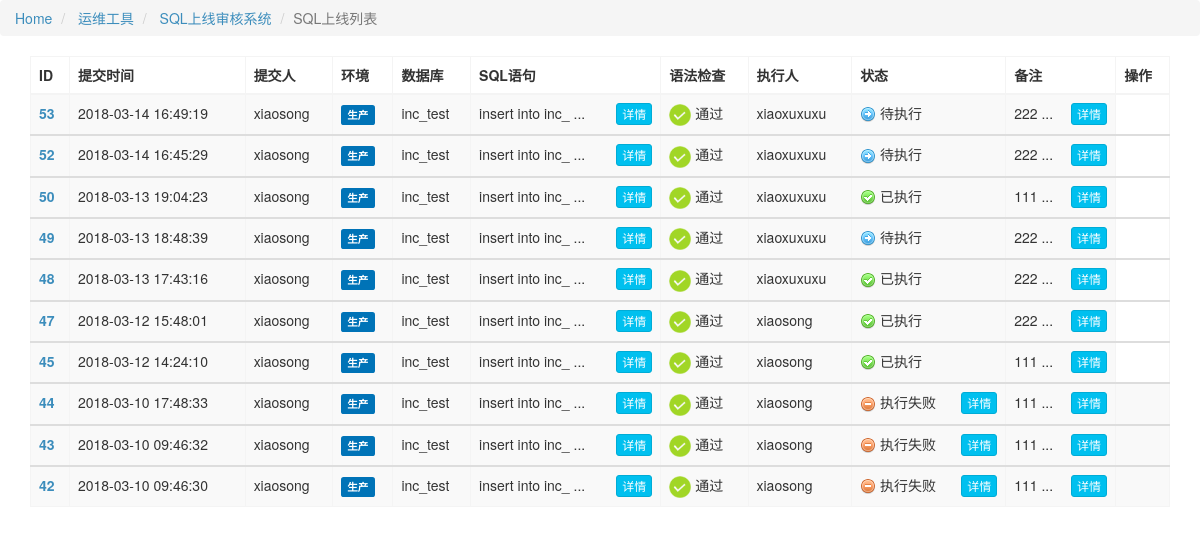
/sqlmng/inception_result/ (signed in), run on the app's committed database.
### sqlmng/models.py (models this page shows, shortened)
class Basemodel(models.Model):
    name = models.CharField(max_length=32, verbose_name='名字')
    createtime = models.DateTimeField(auto_now_add=True, verbose_name='创建时间')
    updatetime = models.DateTimeField(auto_now=True, verbose_name='修改时间')
    note = models.TextField(default='', null=True, blank=True, verbose_name='备注')
    class Meta:
        abstract = True  # 抽象类
        ordering = ['-id']  # 按id倒排

class InceptSql(Basemodel):
    SQL_STATUS = (
                        (-3, u'已回滚'),
                        (-2, u'已暂停'),
                        (-1, u'待执行'),
                        (0, u'已执行'),
                        (1, u'已放弃'),
                        (2, u'执行失败'),
    )
    sqlusers = models.ManyToManyField(User)
    commiter = models.CharField(max_length=20)  # 提交人
    sqlcontent = models.TextField(blank=True, null=True)  # sql内容
    env = models.CharField(max_length=6)  # 环境
    dbname = models.CharField(max_length=50)  # 目标数据库
    treater = models.CharField(max_length=20)  # 执行人
    status = models.IntegerField(default=-1, choices=SQL_STATUS)  # sql的执行状态
    executerz = models.CharField(max_length=200)  # sql执行的结果
    exe_affected_rows = models.CharField(max_length=10)  # 执行影响的行数
    roll_affected_rows = models.CharField(max_length=10)  # 回滚影响的行数
    rollbackopid = models.TextField(blank=True, null=True)  # 回滚的id
    rollbackdb = models.CharField(max_length=100)  # 回滚数据库

### sqlmng/views.py (the view, shortened to what this page needs)
# urls.py: url(r'^inception_result/(?P<pk>\d+)?/?(?P<actiontype>\w+)?$', inception_result.as_view(), name='inception_result'),
class inception_result(ListView):
    template_name = 'sqlmng/inception_result.html'
    paginate_by = 10
    model = InceptSql
    dbmodel = dbconf
    context_object_name = 'res_data'
    def get_queryset(self):
        userobj = self.request.user
        if userobj.is_superuser:
            return userobj.inceptsql_set.all()
        role = userobj.userprofile.role
        if role == '1':  # 总监，返回他组内的所有人的sql
            qs = userobj.inceptsql_set.all()
            g = userobj.groups.first()
            for u in g.user_set.all():
                sqlret = u.inceptsql_set.all()
                qs = qs | sqlret
        else:  # 研发或经理
            qs = userobj.inceptsql_set.all()
        return qs

### templates/sqlmng/inception_result.html (shortened to what this page needs)
{% extends "base.html" %}
{% block content %}
{% include 'sqlmng/modal.html' %}
<link rel="stylesheet" href="/static/css/page.css" />
 <div class="breadcrumbs urltag" ckvalue="list">
    <ul class="breadcrumb">
        <li>
        <a href="#">Home</a>
        </li>
        <li>
        <a href="#">运维工具</a>
        </li>
        <li>
        <a href="#">SQL上线审核系统</a>
        </li>
        <li class="active">SQL上线列表</li>
    </ul>
 </div>
     <div class="page-content col-md-12">
          <div class="dataTables_scrollBod col-md-12">
              <table id="idctable" class="table table-striped table-bordered table-hover dataTable no-footer">
                  <thead>
                  <tr>
                      <th>ID</th>
                      <th>提交时间</th>
                      <th>提交人</th>
                      <th>环境</th>
                      <th>数据库</th>
                      <th>SQL语句</th>
                      <th>语法检查</th>
                      <th>执行人</th>
                      <th>状态</th>
                      <th>备注</th>
                      <th>操作</th>
                  </tr>
                  </thead>
                  {% for sql in res_data %}
                      <tbody id='table-content'>
                      <tr>
                          <td><a style="font-weight:bold;" href="{% url 'inception_result' sql.id %}">{{sql.id}} </a> </td>
                          <td>{{sql.createtime|date:"Y-m-d H:i:s"}}</td>
                          <td>{{sql.commiter}}</td>
                          {% if sql.env == '2' %}
                              <td><small class="label bg-green">测试</small></td>
                          {% elif sql.env == '1' %}
                              <td><small class="label bg-blue">生产</small></td>
                          {% endif %}
                          <td>{{sql.dbname}}</td>
                          <td>{{sql.sqlcontent|slice:"16"}} ... <button class="btn btn-info btn-xs sqlcontent" style="float:right;" ckvalue="{{sql.sqlcontent}}">详情</button></td>
                          <td> <img src="/static/imgs/images/sqlmanage/reviewok.png" width="22px" height="22px"> 通过 </td>
                          <td>{{sql.treater}}</td>
                          {% if sql.status == -3 %}
                              <td> <img src="/static/imgs/images/sqlmanage/rollback.gif"> 已回滚</td>
                          {% elif sql.status == -2 %}
                              <td> <img src="/static/imgs/images/sqlmanage/pause.gif"> 已暂停 </td>
                          {% elif sql.status == -1 %}
                              <td> <img src="/static/imgs/images/sqlmanage/forexcute.png"> 待执行 </td>
                          {% elif sql.status == 0 %}
                              <td> <img src="/static/imgs/images/sqlmanage/excuted.png"> 已执行 </td>
                          {% elif sql.status == 1 %}
                              <td> <img src="/static/imgs/images/sqlmanage/canceled.png"> 已放弃</td>
                          {% elif sql.status == 2 %}
                              <td> <img src="/static/imgs/images/sqlmanage/excutefail.png"> <span> 执行失败</span> <button class="btn btn-info btn-xs sqlfailbtn" style="float:right;" ckvalue="{{sql.executerz}}">详情</button> </td>
                          {% endif %}
                          {% if sql.note %}
                              <td>{{sql.note|slice:"3"}} ... <button class="btn btn-info btn-xs sqlnote" style="float:right;" ckvalue="{{sql.note}}">详情 </button></td>
                          {% else %}
                              <td> </td>
                          {% endif %}
                          {% if sql.status == -1 %}
                              {% if request.user.is_superuser or request.user.userprofile.role == '1' or request.user.userprofile.role == '2' %}
                                  <td>
                                      <div class="btn-group">
                                          <button type="button" class="btn btn-xs btn-primary btn-flat sqlaction" actiontype="execute" ckid="{{sql.id}}" style="font-weight:bold" >执行</button>
                                          <button type="button" data-toggle="dropdown" class="btn btn-xs btn-primary btn-flat dropdown-toggle">
                                              <span class="caret"></span>
                                              <span class="sr-only">Toggle Dropdown</span>
                                          </button>
                                          <ul class="dropdown-menu" role="menu">
                                              <li>
                                                  <a href="#" class="sqlaction" actiontype="reject" style="margin-left:2%; font-weight:bold" ckid="{{sql.id}}">放弃</a>
                                              </li>
                                              {% if request.user.is_superuser %}
                                                  <li>
                                                      <a href="#" class="sqlaction" actiontype="pause" style="margin-left:2%; font-weight:bold" ckid="{{sql.id}}">暂停</a>
                                                  </li>
                                              {% endif %}
                                          </ul>
                                      </div>
                                  </td>
                              {% endif %}
                          {% elif sql.status == 0 %}
                              {% if request.user.userprofile.role == '1' or request.user.userprofile.role == '2' %}
                                  <td>
                                      <button type="button" class="btn btn-xs btn-warning sqlaction" data-toggle="button" actiontype="rollback" style="font-weight:bold" ckid="{{sql.id}}">回滚</button>
                                  </td>
                                {% elif request.user.is_superuser %}
                                  <td>
                                      <button type="button" class="btn btn-xs btn-warning sqlaction" data-toggle="button" actiontype="rollback" style="font-weight:bold" ckid="{{sql.id}}">回滚</button>
                                  </td>
                              {% endif %}
                          {% elif sql.status == -2 and request.user.is_superuser %}
                              <td>
                                  <button class="btn btn-sm btn-yellow sqlaction" style="font-weight:bold" actiontype="cancelpause" ckid="{{sql.id}}">取消暂停</button>
                              </td>
                          {% elif sql.status == 0 and sql.env == 2 %}
                              <td> <button type="button" class="btn btn-xs btn-warning sqlaction" data-toggle="button" actiontype="rollback" style="font-weight:bold" ckid="{{sql.id}}">回滚</button> </td>
                          {% elif sql.status == -2 and sql.env == 2 and request.user.is_superuser %}
                              <td>
                                  <button class="btn btn-sm btn-yellow sqlaction" style="font-weight:bold" actiontype="cancelpause" ckid="{{sql.id}}">取消暂停</button>
                              </td>
                          {% else %}
                              <td> </td>
                          {% endif %}
                      </tr>
                      </tbody>
                  {% endfor %}
              </table>
          </div>
         <div class="yahoo2" style="margin-left:1%">
         </div>
     </div>
{% endblock %}

### templates/base.html (shortened to what this page needs)
<!DOCTYPE html>
<html>
<head>
  <link rel="stylesheet" href="/static/css/bootstrap.min.css">
  <link rel="stylesheet" href="/static/css/buttons.css">
  <link rel="stylesheet" href="/static/css/jquery-ui.css">
  <link rel="stylesheet" href="/static/css/font-awesome.min.css">
  <link rel="stylesheet" href="/static/css/ionicons.min.css">
  <link rel="stylesheet" href="/static/css/AdminLTE.min.css">
  <link rel="stylesheet" href="/static/css/skin-blue.min.css">
  <link rel="stylesheet" href="/static/css/icheck/build.css">
  <link rel="stylesheet" href="/static/css/scrollbar/jquery.mCustomScrollbar.css">
  <link rel="stylesheet" href="/static/css/bootstrap-select.css">
  <link rel="stylesheet" href="/static/css/daterangepicker-bs3.css">
  <link rel="stylesheet" href="/static/css/build.css">
  <link rel="stylesheet" href="/static/css/page.css">
  <link rel="stylesheet" href="/static/css/cmdb.css">
  <link rel="stylesheet" href="/static/js/sweetalert.css">
</head>
<body>
            {% block content %} {% endblock %}
</body>
</html>

### templates/sqlmng/modal.html (shortened to what this page needs)
<link rel="stylesheet" href="/static/css/hDate.css" />

### static/css/page.css (style rules this page uses)
DIV.yahoo2 { PADDING-RIGHT: 3px; PADDING-LEFT: 3px; FONT-SIZE: 0.85em; PADDING-BOTTOM: 3px; MARGIN-TOP: 1%; MARGIN-LEFT: 0%; MARGIN-BOTTOM:2%; PADDING-TOP: 3px; FONT-FAMILY: Tahoma,Helvetica,sans-serif; WIDTH:80%; }

### static/css/hDate.css (style rules this page uses)
﻿ul, li, a, dd, dt, dl, i, em { margin:0px;padding:0px;list-style:none;text-decoration:none;list-style:none;font-style:normal;font-style:normal; }

### data on the page
InceptSql: id "53", createtime "2018-03-14 16:49:19", commiter "xiaosong", env "生产", dbname "inc_test", sqlcontent "insert into inc_", treater "xiaoxuxuxu", status -1 (drawn), note "222"
InceptSql: id "52", createtime "2018-03-14 16:45:29", commiter "xiaosong", env "生产", dbname "inc_test", sqlcontent "insert into inc_", treater "xiaoxuxuxu", status -1 (drawn), note "222"
InceptSql: id "50", createtime "2018-03-13 19:04:23", commiter "xiaosong", env "生产", dbname "inc_test", sqlcontent "insert into inc_", treater "xiaoxuxuxu", status 0 (drawn), note "111"
InceptSql: id "49", createtime "2018-03-13 18:48:39", commiter "xiaosong", env "生产", dbname "inc_test", sqlcontent "insert into inc_", treater "xiaoxuxuxu", status -1 (drawn), note "222"
InceptSql: id "48", createtime "2018-03-13 17:43:16", commiter "xiaosong", env "生产", dbname "inc_test", sqlcontent "insert into inc_", treater "xiaoxuxuxu", status 0 (drawn), note "222"
InceptSql: id "47", createtime "2018-03-12 15:48:01", commiter "xiaosong", env "生产", dbname "inc_test", sqlcontent "insert into inc_", treater "xiaosong", status 0 (drawn), note "222"
InceptSql: id "45", createtime "2018-03-12 14:24:10", commiter "xiaosong", env "生产", dbname "inc_test", sqlcontent "insert into inc_", treater "xiaosong", status 0 (drawn), note "111"
InceptSql: id "44", createtime "2018-03-10 17:48:33", commiter "xiaosong", env "生产", dbname "inc_test", sqlcontent "insert into inc_", treater "xiaosong", status 2 (drawn), note "111"
InceptSql: id "43", createtime "2018-03-10 09:46:32", commiter "xiaosong", env "生产", dbname "inc_test", sqlcontent "insert into inc_", treater "xiaosong", status 2 (drawn), note "111"
InceptSql: id "42", createtime "2018-03-10 09:46:30", commiter "xiaosong", env "生产", dbname "inc_test", sqlcontent "insert into inc_", treater "xiaosong", status 2 (drawn), note "111"
